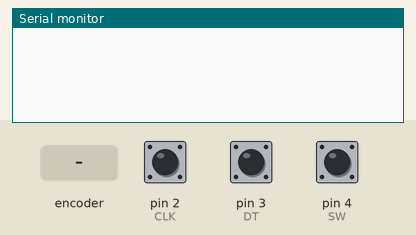
Bench run of a sketch on a simulated Arduino Uno, built with avr-gcc and run on an emulated ATmega328P. Shown: the last lines printed to the serial monitor. The test bench sets the inputs (shaded band); at power-on: pin 4 (SW) HIGH, pin 2 (CLK) HIGH, pin 3 (DT) HIGH.

Above: at 1.2 s.
1.3 s: rotary encoder on pin 2 (CLK) / pin 3 (DT) turned 1 step (first pin leading)
At 2.3 s:
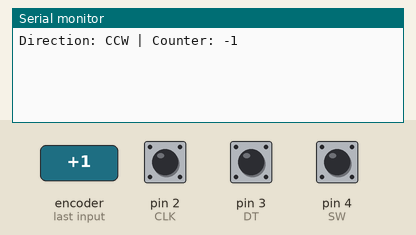
3.0 s: pin 4 (SW) pulled LOW for 0.15 s
At 4.2 s:
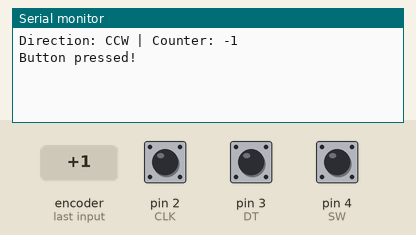
4.6 s: rotary encoder on pin 2 (CLK) / pin 3 (DT) turned 2 steps (second pin leading)
At 5.9 s:
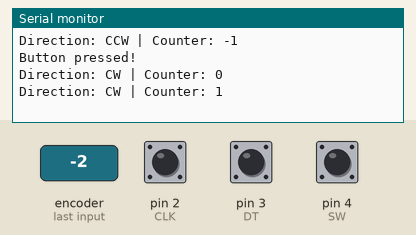

The sketch:

rotary_encoder.ino
```cpp
/*

https://lastminuteengineers.com/rotary-encoder-arduino-tutorial/

*/

/*

A rotary encoder is a knob that outputs a signal when it is turned.
The knob can also be pressed as a button.

There are two types of rotary encoders, absolute and incremental.
Absolute gives the exact position of the knob (0-360 degrees)
Incremental gives the delta between the turns (+-1 every time the knob is turned).
The knobs wraps around instead of having a ending as in a potentiometer.

The way an incremental rotary encoder works is that there is a slotted disk connected to a common ground pin denoted as C.
There is two contact pins that are slotted on the disk, as the disk is turned the contact pin A and B comes into contact with pin C.
Whether or not it comes into the contact with the ground pin makes the output 1 or 0.
So this generates a square wave.

A and B pins are placed in such a way that they are 90 degree out of phase.
This allows us to figure out the direction we moved CW/CCW direction.

The change in either state tells us whether or not the knob has turned and the sameness of the value A and B tells us the direction we moved in.

The code below implements a incremental rotary encoder.

These are the standard PIN names (CLK/DT can be denoted as A or B but they are mutually exclusive):
CLK - Pin A/B
DT  - Pin A/B
SW  - Button for pressed (needs a pullup resistor, but we can use the internal pullup)
VCC - 5V
GND - GND

*/

enum {
  CLK = 2,
  DT = 3,
  SW = 4,
};

int counter = 0;
int currentStateCLK;
int lastStateCLK;
String currentDir ="";
unsigned long lastButtonPress = 0;

void setup() {
  // Set encoder pins as inputs
  pinMode(CLK, INPUT);
  pinMode(DT, INPUT);
  pinMode(SW, INPUT_PULLUP);

  // Setup Serial Monitor
  Serial.begin(115200);

  // Read the initial state of CLK
  lastStateCLK = digitalRead(CLK);
}

void loop() {
  // Read the current state of CLK
  currentStateCLK = digitalRead(CLK);

  // If last and current state of CLK are different, then pulse occurred
  // React to only 1 state change to avoid double count
  if (currentStateCLK != lastStateCLK  && currentStateCLK == 1) {
    // If the DT state is different than the CLK state then
    // the encoder is rotating CCW so decrement
    if (digitalRead(DT) != currentStateCLK) {
      counter--;
      currentDir ="CCW";
    } else {
      // Encoder is rotating CW so increment
      counter++;
      currentDir ="CW";
    }

    Serial.print("Direction: ");
    Serial.print(currentDir);
    Serial.print(" | Counter: ");
    Serial.println(counter);
  }

  // Remember last CLK state
  lastStateCLK = currentStateCLK;

  // Read the button state
  int button = digitalRead(SW);

  // If we detect LOW signal, button is pressed
  if (button == LOW) {
    // if 50ms have passed since last LOW pulse, it means that the
    // button has been pressed, released and pressed again
    if (millis() - lastButtonPress > 50) {
      Serial.println("Button pressed!");
    }

    // Remember last button press event
    lastButtonPress = millis();
  }

  // Put in a slight delay to help debounce the reading
  delay(1);
}
```

Measured:
- after the input at 1.3 s, the serial monitor: prints a new line after 0.05 s (image 1)
- after the input at 3.0 s, the serial monitor: prints a new line at once (image 2)
- after the input at 4.6 s, the serial monitor: prints a new line after 0.08 s (image 3)
